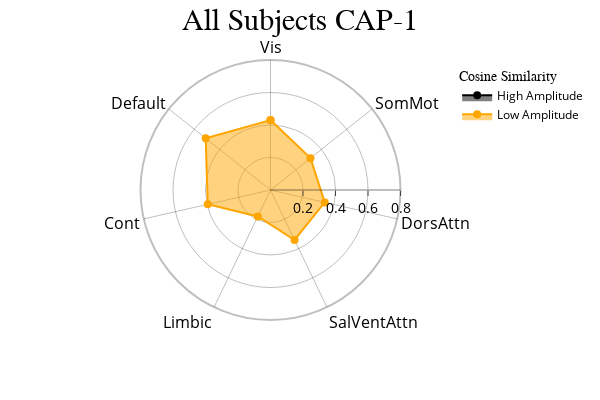
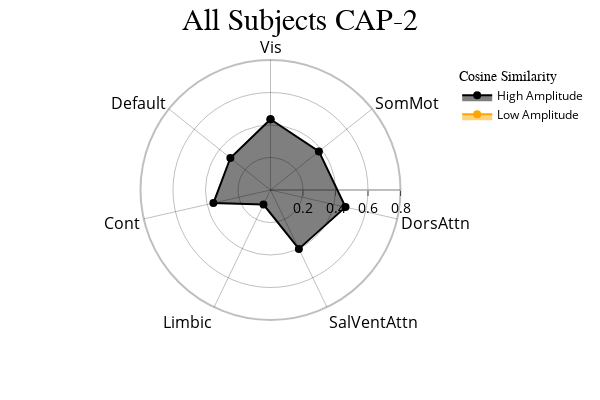
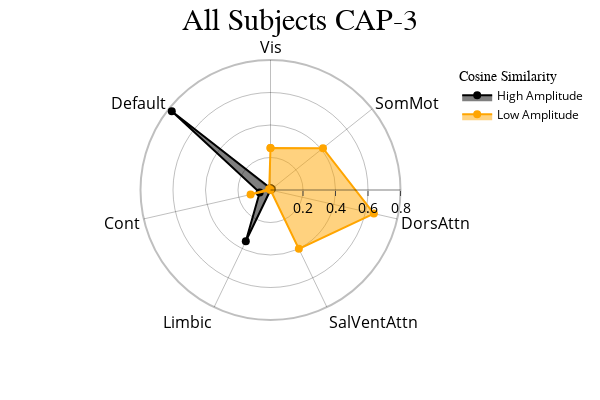

The code cell stored with these charts, in order, in its notebook:
### Markdown cell above
<font size="6">CAPs to Radar Plots </font>

 <font size="3">Radar plots showing the cosine similarity between each network and the positive ("High Amplitude") and negative ("Low Amplitude") activations in each CAP. Since this function assumes that the matrix subjected to kmeans clustering was standardized, "High Amplitude" represents values above the mean (0) and "Low Amplitude" represents values below the mean (0). During calculation of the "Low Amplitude" cosine similarity, the inverse is computed to turn this similarity positive for visualization purposes.</font>

### Code cell
radialaxis = {
    "showline": True,
    "linewidth": 2,
    "linecolor": "rgba(0, 0, 0, 0.25)",
    "gridcolor": "rgba(0, 0, 0, 0.25)",
    "ticks": "outside",
    "tickfont": {"size": 14, "color": "black"},
    "range": [0, 0.8],
    "tickvals": ["", 0.2, "", 0.4, "", 0.6, "", 0.8],
}

legend = {
    "yanchor": "top",
    "y": 0.99,
    "x": 0.99,
    "title_font_family": "Times New Roman",
    "font": {"size": 12, "color": "black"},
}

colors = {"High Amplitude": "black", "Low Amplitude": "orange"}

cap_analysis.caps2radar(radialaxis=radialaxis, height=400, width=600, color_discrete_map=colors, legend=legend)

### Figure 1 — Plotly figure (JSON) as saved in the notebook; plotly's stock layout.template omitted (floating-point values rounded to 4 significant figures)
{"data": [{"fill": "toself", "hovertemplate": "color=High Amplitude<br>r=%{r}<br>Regions=%{theta}<extra></extra>", "legendgroup": "High Amplitude", "line": {"color": "black", "dash": "solid"}, "marker": {"size": 8, "symbol": "circle"}, "mode": "markers+lines", "name": "High Amplitude", "r": [NaN, NaN, NaN, NaN, NaN, NaN, NaN, NaN], "showlegend": true, "subplot": "polar", "theta": ["Vis", "SomMot", "DorsAttn", "SalVentAttn", "Limbic", "Cont", "Default", "Vis"], "type": "scatterpolar"}, {"fill": "toself", "hovertemplate": "color=Low Amplitude<br>r=%{r}<br>Regions=%{theta}<extra></extra>", "legendgroup": "Low Amplitude", "line": {"color": "orange", "dash": "solid"}, "marker": {"size": 8, "symbol": "circle"}, "mode": "markers+lines", "name": "Low Amplitude", "r": [0.4302, 0.3145, 0.3424, 0.3413, 0.181, 0.3959, 0.5101, 0.4302], "showlegend": true, "subplot": "polar", "theta": ["Vis", "SomMot", "DorsAttn", "SalVentAttn", "Limbic", "Cont", "Default", "Vis"], "type": "scatterpolar"}], "layout": {"height": 400, "legend": {"font": {"color": "black", "size": 12}, "title": {"font": {"family": "Times New Roman"}, "text": "Cosine Similarity"}, "tracegroupgap": 0, "x": 0.99, "y": 0.99, "yanchor": "top"}, "margin": {"t": 60}, "polar": {"angularaxis": {"categoryarray": ["Vis", "SomMot", "DorsAttn", "SalVentAttn", "Limbic", "Cont", "Default", "Vis", "SomMot", "DorsAttn", "SalVentAttn", "Limbic", "Cont", "Default"], "categoryorder": "array", "direction": "clockwise", "gridcolor": "rgba(0, 0, 0, 0.25)", "linecolor": "rgba(0, 0, 0, 0.25)", "linewidth": 2, "rotation": 90, "showline": true, "tickfont": {"color": "black", "size": 16}}, "bgcolor": "white", "domain": {"x": [0, 1], "y": [0, 1]}, "radialaxis": {"gridcolor": "rgba(0, 0, 0, 0.25)", "linecolor": "rgba(0, 0, 0, 0.25)", "linewidth": 2, "range": [0, 0.8], "showline": true, "tickfont": {"color": "black", "size": 14}, "ticks": "outside", "tickvals": ["", 0.2, "", 0.4, "", 0.6, "", 0.8]}}, "showlegend": true, "title": {"font": {"color": "black", "family": "Times New Roman", "size": 30}, "text": "All Subjects CAP-1", "x": 0.5}, "width": 600}}

### Figure 2 — Plotly figure (JSON) as saved in the notebook; plotly's stock layout.template omitted (floating-point values rounded to 4 significant figures)
{"data": [{"fill": "toself", "hovertemplate": "color=High Amplitude<br>r=%{r}<br>Regions=%{theta}<extra></extra>", "legendgroup": "High Amplitude", "line": {"color": "black", "dash": "solid"}, "marker": {"size": 8, "symbol": "circle"}, "mode": "markers+lines", "name": "High Amplitude", "r": [0.4356, 0.381, 0.4735, 0.4022, 0.09965, 0.3604, 0.316, 0.4356], "showlegend": true, "subplot": "polar", "theta": ["Vis", "SomMot", "DorsAttn", "SalVentAttn", "Limbic", "Cont", "Default", "Vis"], "type": "scatterpolar"}, {"fill": "toself", "hovertemplate": "color=Low Amplitude<br>r=%{r}<br>Regions=%{theta}<extra></extra>", "legendgroup": "Low Amplitude", "line": {"color": "orange", "dash": "solid"}, "marker": {"size": 8, "symbol": "circle"}, "mode": "markers+lines", "name": "Low Amplitude", "r": [NaN, NaN, NaN, NaN, NaN, NaN, NaN, NaN], "showlegend": true, "subplot": "polar", "theta": ["Vis", "SomMot", "DorsAttn", "SalVentAttn", "Limbic", "Cont", "Default", "Vis"], "type": "scatterpolar"}], "layout": {"height": 400, "legend": {"font": {"color": "black", "size": 12}, "title": {"font": {"family": "Times New Roman"}, "text": "Cosine Similarity"}, "tracegroupgap": 0, "x": 0.99, "y": 0.99, "yanchor": "top"}, "margin": {"t": 60}, "polar": {"angularaxis": {"categoryarray": ["Vis", "SomMot", "DorsAttn", "SalVentAttn", "Limbic", "Cont", "Default", "Vis", "SomMot", "DorsAttn", "SalVentAttn", "Limbic", "Cont", "Default"], "categoryorder": "array", "direction": "clockwise", "gridcolor": "rgba(0, 0, 0, 0.25)", "linecolor": "rgba(0, 0, 0, 0.25)", "linewidth": 2, "rotation": 90, "showline": true, "tickfont": {"color": "black", "size": 16}}, "bgcolor": "white", "domain": {"x": [0, 1], "y": [0, 1]}, "radialaxis": {"gridcolor": "rgba(0, 0, 0, 0.25)", "linecolor": "rgba(0, 0, 0, 0.25)", "linewidth": 2, "range": [0, 0.8], "showline": true, "tickfont": {"color": "black", "size": 14}, "ticks": "outside", "tickvals": ["", 0.2, "", 0.4, "", 0.6, "", 0.8]}}, "showlegend": true, "title": {"font": {"color": "black", "family": "Times New Roman", "size": 30}, "text": "All Subjects CAP-2", "x": 0.5}, "width": 600}}

### Figure 3 — Plotly figure (JSON) as saved in the notebook; plotly's stock layout.template omitted (floating-point values rounded to 4 significant figures)
{"data": [{"fill": "toself", "hovertemplate": "color=High Amplitude<br>r=%{r}<br>Regions=%{theta}<extra></extra>", "legendgroup": "High Amplitude", "line": {"color": "black", "dash": "solid"}, "marker": {"size": 8, "symbol": "circle"}, "mode": "markers+lines", "name": "High Amplitude", "r": [0.01106, 0.0104, 0.0, 0.0, 0.3503, 0.06836, 0.7771, 0.01106], "showlegend": true, "subplot": "polar", "theta": ["Vis", "SomMot", "DorsAttn", "SalVentAttn", "Limbic", "Cont", "Default", "Vis"], "type": "scatterpolar"}, {"fill": "toself", "hovertemplate": "color=Low Amplitude<br>r=%{r}<br>Regions=%{theta}<extra></extra>", "legendgroup": "Low Amplitude", "line": {"color": "orange", "dash": "solid"}, "marker": {"size": 8, "symbol": "circle"}, "mode": "markers+lines", "name": "Low Amplitude", "r": [0.2587, 0.4132, 0.6524, 0.4021, 0.0, 0.1257, 0.01016, 0.2587], "showlegend": true, "subplot": "polar", "theta": ["Vis", "SomMot", "DorsAttn", "SalVentAttn", "Limbic", "Cont", "Default", "Vis"], "type": "scatterpolar"}], "layout": {"height": 400, "legend": {"font": {"color": "black", "size": 12}, "title": {"font": {"family": "Times New Roman"}, "text": "Cosine Similarity"}, "tracegroupgap": 0, "x": 0.99, "y": 0.99, "yanchor": "top"}, "margin": {"t": 60}, "polar": {"angularaxis": {"categoryarray": ["Vis", "SomMot", "DorsAttn", "SalVentAttn", "Limbic", "Cont", "Default", "Vis", "SomMot", "DorsAttn", "SalVentAttn", "Limbic", "Cont", "Default"], "categoryorder": "array", "direction": "clockwise", "gridcolor": "rgba(0, 0, 0, 0.25)", "linecolor": "rgba(0, 0, 0, 0.25)", "linewidth": 2, "rotation": 90, "showline": true, "tickfont": {"color": "black", "size": 16}}, "bgcolor": "white", "domain": {"x": [0, 1], "y": [0, 1]}, "radialaxis": {"gridcolor": "rgba(0, 0, 0, 0.25)", "linecolor": "rgba(0, 0, 0, 0.25)", "linewidth": 2, "range": [0, 0.8], "showline": true, "tickfont": {"color": "black", "size": 14}, "ticks": "outside", "tickvals": ["", 0.2, "", 0.4, "", 0.6, "", 0.8]}}, "showlegend": true, "title": {"font": {"color": "black", "family": "Times New Roman", "size": 30}, "text": "All Subjects CAP-3", "x": 0.5}, "width": 600}}
